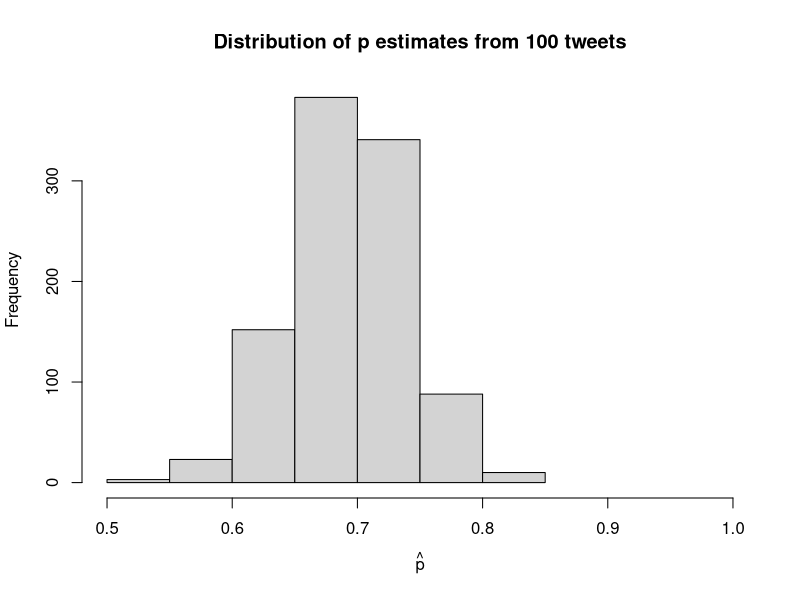
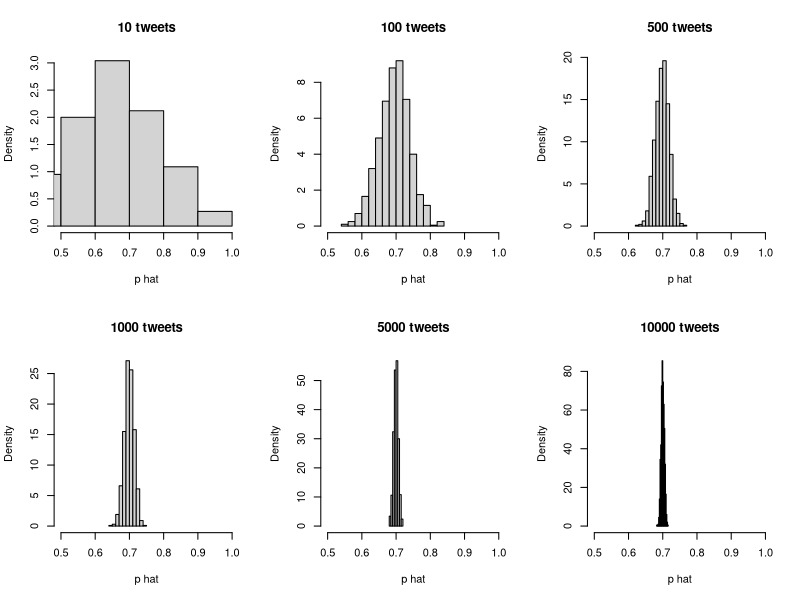
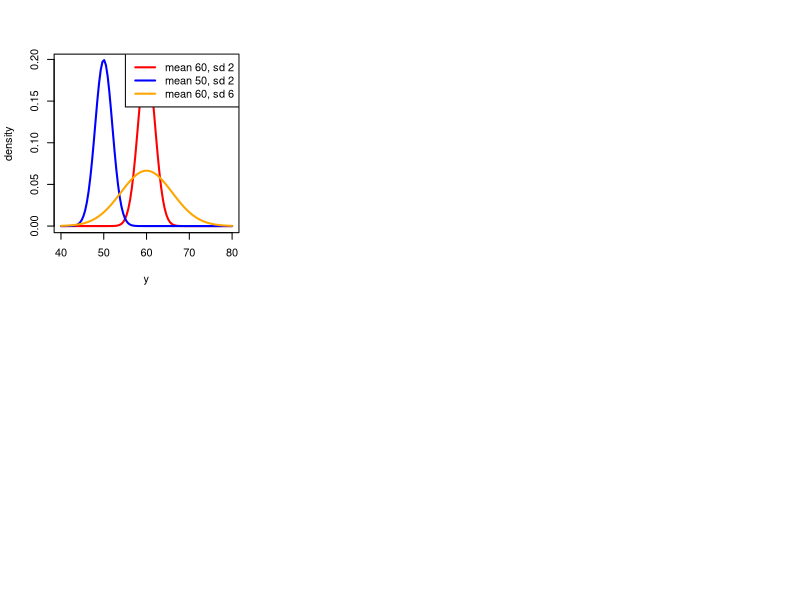
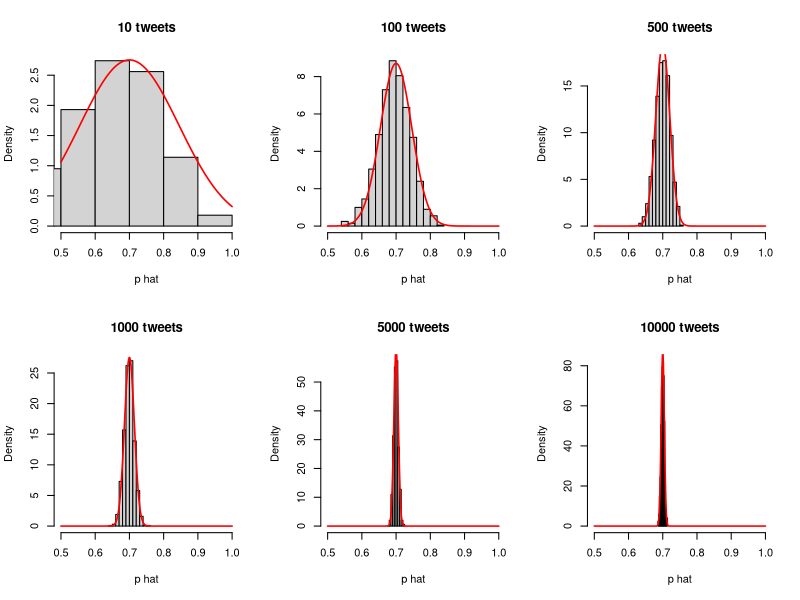
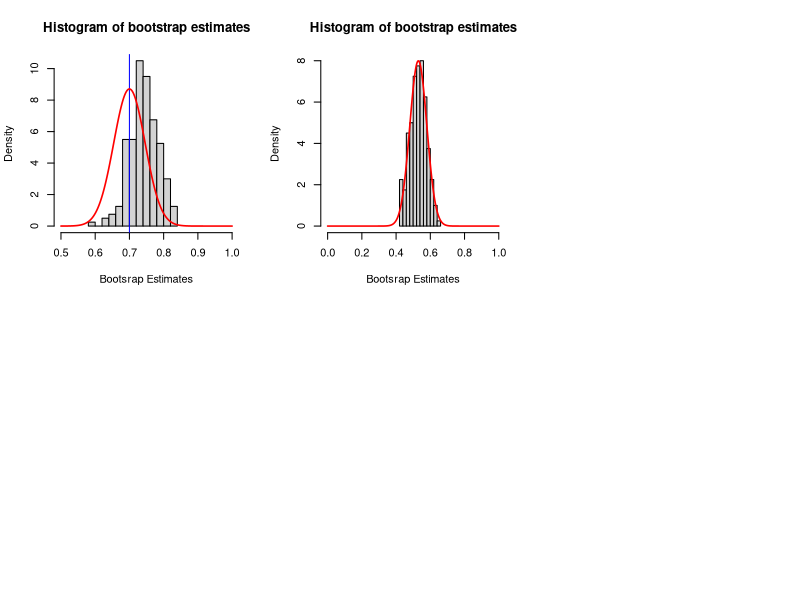

Reproduce these figures in R, in order.
## ---- chunk 1
knitr::opts_chunk$set(echo = TRUE, cache=TRUE)
## ---- chunk 2
library(tidyverse)
theme_set(theme_bw())
## ---- chunk 3
# proportion of bot-tweets in the the tweet population
# as given by the oracle of TWEET
p <- 0.7

# let's sample 100 tweets
# this function chooses between values in a vector (0 and 1)
# with probability given by vector prob
# we need 100 samples from this vector with replacement
# since there are fewer items in the vector than the size
# of the sample we are making
x <- sample(c(0,1), size=100, replace=TRUE, prob=c(1-p,p))

# compute the estimated proportion that are bot-generated (using the sample mean)
phat <- mean(x)

# if we had an oracle that let's us do this cheaply,
# we could replicate our experiment 1000 times
# (you don't in real life)

# first let's write a function that gets an estimate
# of proportion from a random sample
get_estimate <- function(n, p=0.7) mean(sample(c(0,1), size=n, replace=TRUE, prob=c(1-p,p)))

# let's make a vector with 1000 _estimates_
phats_100 <- replicate(1000, get_estimate(100))

# now let's plot a histogram of the 
hist(phats_100, xlab=expression(hat(p)), xlim=c(0.5,1), main="Distribution of p estimates from 100 tweets")
## ---- chunk 4
par(mfrow=c(2,3))
# what if we sample 10 tweets
phats_10 <- replicate(1000, get_estimate(10))
hist(phats_10, main="10 tweets", xlab="p hat", xlim=c(.5,1), probability=TRUE)

# what if we sample 100 tweets
phats_100 <- replicate(1000, get_estimate(100))
hist(phats_100, main="100 tweets", xlab="p hat", xlim=c(.5,1), probability=TRUE)

# what if we sample 500 tweets
phats_500 <- replicate(1000, get_estimate(500))
hist(phats_500, main="500 tweets", xlab="p hat", xlim=c(.5,1), probability=TRUE)

# what about 1000 tweets
phats_1000 <- replicate(1000, get_estimate(1000))
hist(phats_1000, main="1000 tweets", xlab="p hat", xlim=c(.5,1), probability=TRUE)

# what about 5000 tweets
phats_5000 <- replicate(1000, get_estimate(5000))
hist(phats_5000, main="5000 tweets", xlab="p hat", xlim=c(.5,1), probability=TRUE)

# what about 10000 tweets
phats_10000 <- replicate(1000, get_estimate(10000))
hist(phats_10000, main="10000 tweets", xlab="p hat", xlim=c(.5,1), probability=TRUE)
## ---- chunk 5
# 100 equally spaced values between 40 and 80
yrange <- seq(40, 80, len=100)

# values of the normal density function
density_values_1 <- dnorm(yrange, mean=60, sd=2)
density_values_2 <- dnorm(yrange, mean=50, sd=2)
density_values_3 <- dnorm(yrange, mean=60, sd=6)

# now plot the function
plot(yrange, density_values_1, type="l", col="red", lwd=2, xlab="y", ylab="density")
lines(yrange, density_values_2, col="blue", lwd=2)
lines(yrange, density_values_3, col="orange", lwd=2)
legend("topright", legend=c("mean 60, sd 2", "mean 50, sd 2", "mean 60, sd 6"), col=c("red","blue","orange"), lwd=2)
## ---- chunk 6
# we can calculate standard error for each of the
# settings we saw previously and compare these replications
# to the normal distribution given by the CLT

# let's write a function that adds a normal density
# plot for a given sample size
draw_normal_density <- function(n,p=.7) {
  se <- sqrt(p*(1-p))/sqrt(n)
  f <- dnorm(seq(0.5,1,len=1000), mean=p, sd=se)
  lines(seq(0.5,1,len=1000), f, col="red", lwd=1.6)
}

par(mfrow=c(2,3))
# what if we sample 10 tweets
phats_10 <- replicate(1000, get_estimate(10))
hist(phats_10, main="10 tweets", xlab="p hat", xlim=c(.5,1), probability=TRUE)
draw_normal_density(10)

# what if we sample 100 tweets
phats_100 <- replicate(1000, get_estimate(100))
hist(phats_100, main="100 tweets", xlab="p hat", xlim=c(.5,1), probability=TRUE)
draw_normal_density(100)

# what if we sample 500 tweets
phats_500 <- replicate(1000, get_estimate(500))
hist(phats_500, main="500 tweets", xlab="p hat", xlim=c(.5,1), probability=TRUE)
draw_normal_density(500)

# what about 1000 tweets
phats_1000 <- replicate(1000, get_estimate(1000))
hist(phats_1000, main="1000 tweets", xlab="p hat", xlim=c(.5,1), probability=TRUE)
draw_normal_density(1000)

# what about 5000 tweets
phats_5000 <- replicate(1000, get_estimate(5000))
hist(phats_5000, main="5000 tweets", xlab="p hat", xlim=c(.5,1), probability=TRUE)
draw_normal_density(5000)

# what about 10000 tweets
phats_10000 <- replicate(1000, get_estimate(10000))
hist(phats_10000, main="10000 tweets", xlab="p hat", xlim=c(.5,1), probability=TRUE)
draw_normal_density(10000)

## ---- chunk 7
# remember our dataset is in variable x

# this is how we get one bootstrap replicate
# sample n observations from dataset x _with replacement_
xb <- sample(x, length(x), replace=TRUE)

# let's do B=100 bootstrap randomizations using the 
# replicate function (it just replicates the given expression
# however many times it is directed to do so)
B <- 200
xb <- replicate(B, sample(x,length(x), replace=TRUE))

# xb is a matrix with 100 rows (the original length of dataset) and
# 200 columns (the number of replicates)

# now let's compute the bootstrap estimates y
yb <- colMeans(xb)

# and make a histogram of the bootstrap estimates
hist(yb, probability=TRUE, main="Histogram of bootstrap estimates",
     xlab="Bootsrap Estimates",xlim=c(0.5,1))
abline(v=p, col="blue")
draw_normal_density(100)
## ---- chunk 8
create_mixture_dataset <- function(n=100,p=c(.7,.4)) {
  tweets1 <- sample(c(0,1), size=n, prob=c(1-p[1],p[1]), replace=TRUE)
  tweets2 <- sample(c(0,1), size=n, prob=c(1-p[2],p[2]),replace=TRUE)
  ifelse(runif(n)<=.5, tweets1, tweets2)
}

mixture_x <- create_mixture_dataset(100)

# Now let's do the same bootstrap procedure in this case
xb <- replicate(B, sample(mixture_x,length(mixture_x), replace=TRUE))

# xb is a matrix with 100 rows (the original length of dataset) and
# 200 columns (the number of replicates)

# now let's compute the bootstrap estimates y
yb <- colMeans(xb)

# and make a histogram of the bootstrap estimates
hist(yb, probability=TRUE, main="Histogram of bootstrap estimates",
     xlab="Bootsrap Estimates", xlim=c(0,1))

draw_normal_density <- function(n,p=.7) {
  se <- sqrt(p*(1-p))/sqrt(n)
  f <- dnorm(seq(0,1,len=1000), mean=p, sd=se)
  lines(seq(0,1,len=1000), f, col="red", lwd=1.6)
}
  
draw_normal_density(100, mean(mixture_x))
